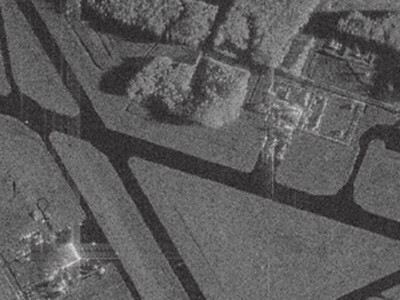
#> input picture sar_1 (1).jpg, 400 x 300 px
$ jupyter execute 'practice_1_Makoveeva (3).ipynb'
#> lines starting #> are read from the running program, lines starting #| are printed output that depends on the picture; after the words box and inside, x2 and y2 are one past the last pixel; in counts of white or black regions, pixels touching at a corner belong together
[cell 1]
import numpy as np
import cv2
import matplotlib.pyplot as plt
from scipy import ndimage

image = cv2.imread('sar_1 (1).jpg')
#> image is the input picture: shape (300, 400, 3); mean B, G, R 91.8, 91.6, 92.1
image_gray = cv2.cvtColor(image, cv2.COLOR_BGR2GRAY)

def homo_average(img, mask, point, T):
    median_val = np.median(img[mask > 0])
    if abs(median_val - img[point]) <= T:
        return True
    return False

def region_growing(image, seed_point, homo_fun, r, T):
#> called with seed_point = (250, 250), r = 4, T = 18
    mask = np.zeros(image.shape, np.uint8)
    mask[seed_point] = 1
    count = 1
    while count > 0:
        count = 0
        local_mask = np.zeros(image.shape, np.uint8)
        for i in range(r, image.shape[0] - r):
            for j in range(r, image.shape[1] - r):
                if mask[i, j] == 0 and mask[i - r:i + r, j - r:j + r].sum() > 0:
                    if homo_fun(image, mask, (i, j), T):
                        local_mask[i, j] = 1
        count = np.count_nonzero(local_mask)
        mask += local_mask
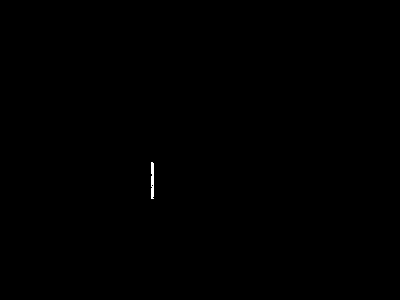
#> local_mask: shape (300, 400); values 0 (black) and 1 (white), 0.09% white; 1 white region, box (x1, y1, x2, y2) and area: (151, 162, 154, 199) 105
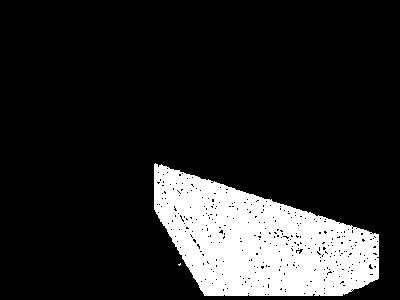
#> mask: shape (300, 400); values 0 (black) and 1 (white), 15.6% white; 2 white regions (1 under 20 px), largest, box (x1, y1, x2, y2) and area: (154, 163, 379, 296) 18714
    return mask * 255

seed_point = (250, 250)
r = 4
T = 18

mask = region_growing(image_gray, seed_point, homo_average, r, T)

plt.imshow(mask, cmap="gray")
plt.title("Plot of lawn")
plt.show()
flags = cv2.KMEANS_RANDOM_CENTERS
z = image_gray.reshape((-1,3))
z = np.float32(z)
criteria = (cv2.TERM_CRITERIA_EPS + cv2.TERM_CRITERIA_MAX_ITER, 10, 1.0)
K = 3
ret,label,center=cv2.kmeans(z,K,None,criteria,10,cv2.KMEANS_RANDOM_CENTERS)
center = np.uint8(center)
res = center[label.flatten()]
res2 = res.reshape((image_gray.shape))

plt.imshow(res2, cmap="gray")
plt.title("K = 3")
plt.show()
criteria = (cv2.TERM_CRITERIA_EPS + cv2.TERM_CRITERIA_MAX_ITER, 15, 1.0)
K = 4
ret, label, center = cv2.kmeans(z, K, None, criteria, 10, cv2.KMEANS_RANDOM_CENTERS)
center = np.uint8(center)
res = center[label.flatten()]
res2 = res.reshape((image_gray.shape))
plt.imshow(res2, cmap="gray")
plt.title("K = 4")
plt.show()
image = cv2.imread("palm_1.JPG")
image_gray = cv2.cvtColor(image, cv2.COLOR_BGR2GRAY)

blurred = cv2.GaussianBlur(image_gray, (13, 13), 0)
ret, thresh = cv2.threshold(blurred, 0, 255, cv2.THRESH_BINARY_INV + cv2.THRESH_OTSU)

dist_transform = cv2.distanceTransform(thresh, cv2.DIST_L2, 5)

local_maxima = ndimage.maximum_filter(dist_transform, size=20, mode='constant')

ret, sure_fg = cv2.threshold(dist_transform, 0.1 * dist_transform.max(), 255, cv2.THRESH_BINARY)
sure_fg = sure_fg.astype(np.uint8)

ret, markers = cv2.connectedComponents(sure_fg)
markers[dist_transform == local_maxima] = 1
markers = ndimage.label(markers)[0]

markers = cv2.watershed(image, markers.astype(np.int32))
num_trees = len(np.unique(markers)) - 1

segmented_image = image.copy()
segmented_image[markers == -1] = [255, 0, 0]  # Границы объектов выделяются красным цветом

plt.figure(figsize=(15, 10))
plt.subplot(1, 3, 1)
plt.imshow(cv2.cvtColor(image, cv2.COLOR_BGR2RGB))
plt.title("Original")
plt.subplot(1, 3, 2)
plt.imshow(thresh, cmap="gray")
plt.title("Threshold")
plt.subplot(1, 3, 3)
plt.imshow(cv2.cvtColor(segmented_image, cv2.COLOR_BGR2RGB))
plt.title(f"Segmented image. Number of palm trees: {num_trees}")
plt.show()
